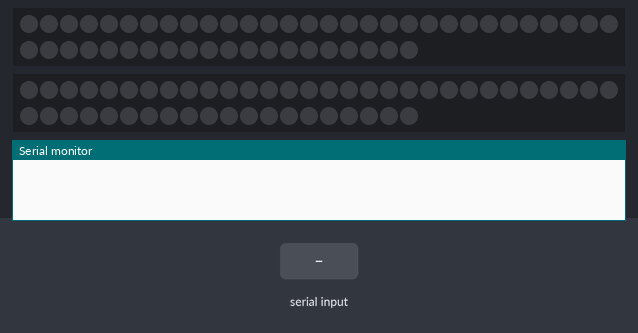
A sketch run on a simulated Arduino Uno, built with avr-gcc and run on an emulated ATmega328P. Shown: 2 × 50 RGB LEDs in strip order, left to right, continuing on the next row, the last lines printed to the serial monitor. Inputs (shaded band) come from the test bench.

Above: at 1.2 s.
1.3 s: "a1" received over Serial
At 3.6 s:
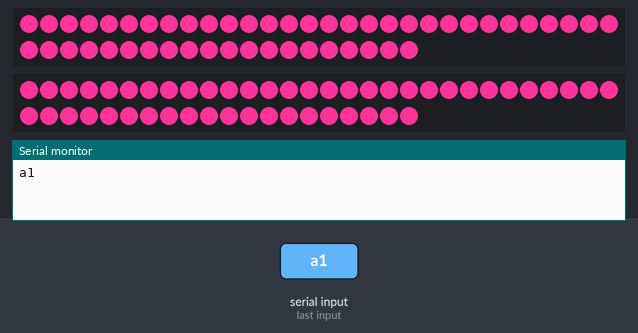
4.0 s: "b1" received over Serial
At 5.7 s:
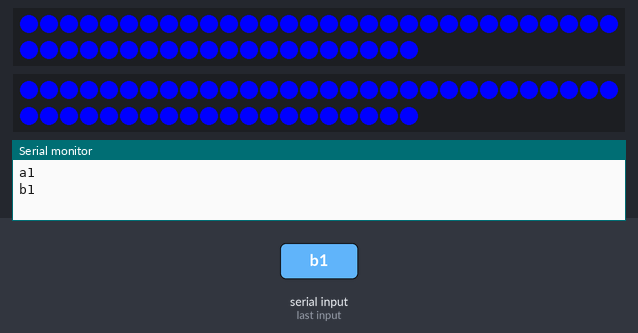
6.7 s: "g2" received over Serial
At 6.81 s:
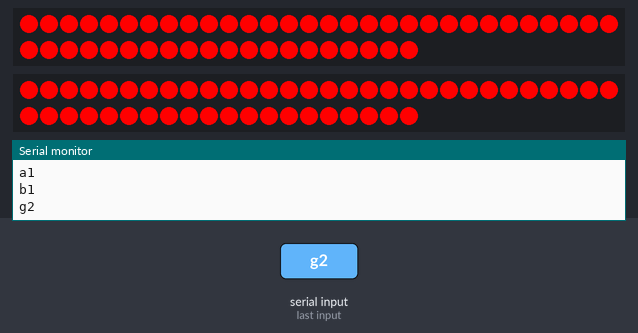

The sketch:

FINAL2.ino
```cpp
#include <SoftwareSerial.h> //시리얼 통신 라이브러리 호출
#include <Adafruit_NeoPixel.h> // 네오픽셀 라이브러리 호출

//define NeoPixel
#define PIN 2
#define PINN 3 // 앞
#define NUM_LEDS 50
//create a NeoPixel strip
Adafruit_NeoPixel strip = Adafruit_NeoPixel(NUM_LEDS, PIN, NEO_GRB + NEO_KHZ800);
Adafruit_NeoPixel strip2 = Adafruit_NeoPixel(NUM_LEDS, PINN, NEO_GRB + NEO_KHZ800); // 앞

String msg = ""; // 시리얼로부터 입력받는 String
String flag = ""; // 입력받는 String 초기화를 위한 String
int save = 0;

void setup() {
  Serial.begin(9600);

  // start the strip and blank it out
  strip.begin();
  strip2.begin();
  strip.show();
  strip2.show();
}

void loop() {
  while (Serial.available()) {
    char data = (char)Serial.read();
    //    Serial.println(msg);
    msg += data;
    delay(5);           //수신 문자열 끊김 방지
  }


  if (!msg.equals("")) {
    msg.trim();
    Serial.println(msg);
    if (msg == "a1" || msg == "a2") {
      pink();
    }

    if (msg == "b1" || msg == "b2") {
      save = 1;
      blue();
    }

    if (msg == "g2") {
      if (save == 1) {
        red();
      }
      blue();
      if(save == 1) save = 2;
    }
    if (msg == "c" || msg == "f") {

      if (save == 2) {
        red();
      }

      off();
      save = 0;
    }
    if (msg == "x") {
      red();
      off();
      save = 0;
    }
    if (msg == "q") {
      off();
      save = 0;
    }
    msg = "";
  }


}
void pink() {
  for (int i = 0; i < NUM_LEDS; i++) {
    strip.setPixelColor(i, 255, 51, 153); // R B G
    strip.show();
    delay(10);
  }
  for (int i = 0; i < NUM_LEDS; i++) {
    strip2.setPixelColor(i, 255, 51, 153); // R B G
    strip2.show();
    delay(10);
  }
}

void blue() {
  for (int i = 0; i < NUM_LEDS; i++) {
    strip.setPixelColor(i, 0, 0, 254); // R G B
    strip.show();
    delay(10);
  }
  for (int i = 0; i < NUM_LEDS; i++) {
    strip2.setPixelColor(i, 0, 0, 254); // R G B
    strip2.show();
    delay(10);
  }

}

void red() {
  int ten = 0;
  while (ten <= 53) {

    for (int i = 0; i < NUM_LEDS; i++) {
      strip.setPixelColor(i, 254, 0, 0); // R B G
    }
    for (int i = 0; i < NUM_LEDS; i++) {
      strip2.setPixelColor(i, 254, 0, 0); // R B G
    }
    strip.show();
    strip2.show();
    delay(200);
    for (int i = 0; i < NUM_LEDS; i++) {
      strip.setPixelColor(i, 0, 0, 0); // R B G
    }
    for (int i = 0; i < NUM_LEDS; i++) {
      strip2.setPixelColor(i, 0, 0, 0); // R B G
    }
    strip.show();
    strip2.show();
    ten += 1;
    delay(200);
  }

}

void off() {
  strip.clear();
  strip2.clear();
  strip.show();
  strip2.show();
}
```

Measured:
- after the input at 1.3 s, the LEDs: first change at once (image 1 shows a later state)
- after the input at 4.0 s, the LEDs: first change at once (image 2 shows a later state)
- after the input at 6.7 s, the LEDs: change at once (image 3)
